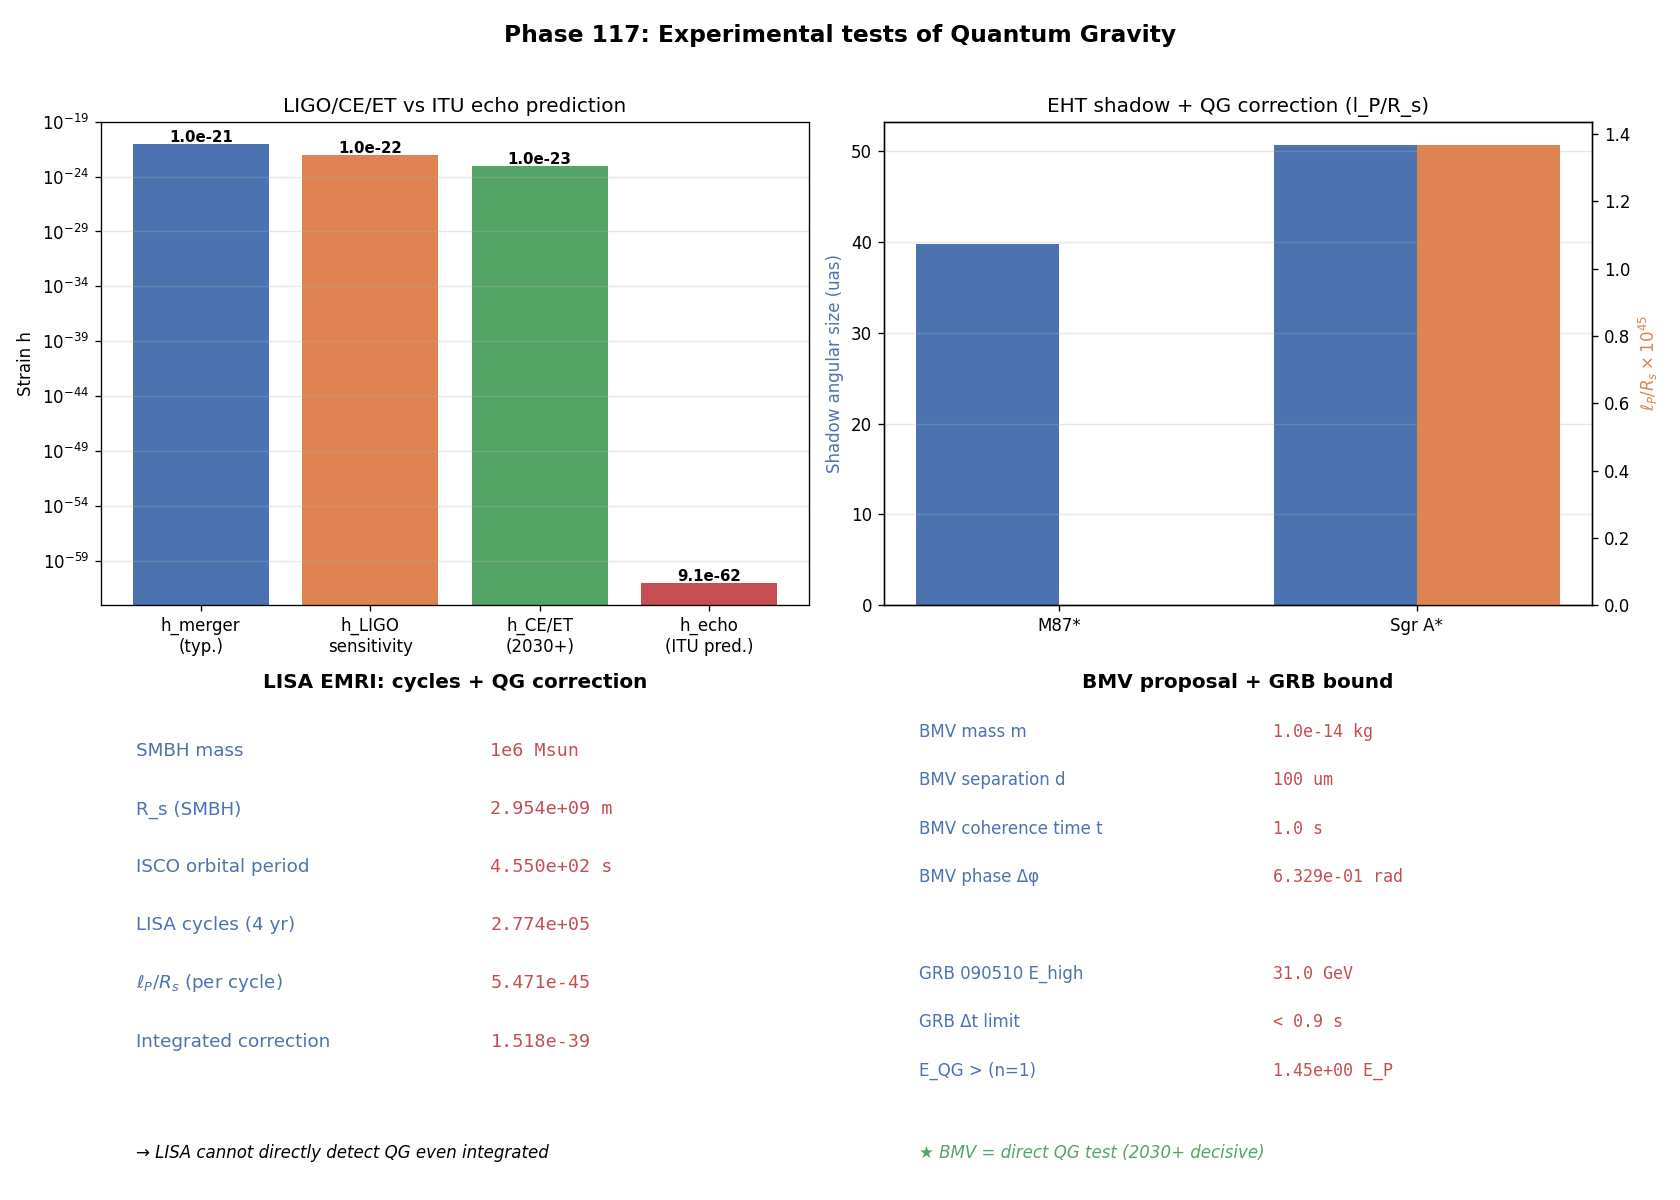

Generate this figure with Python:
# Phase 117: Experimental tests of Quantum Gravity in ITU
# LIGO / EHT / LISA / BMV / GRB / Atom interferometry
# Tier 1 #17 Quantum Gravity — Block A
# ITU concept DOI: 10.5281/zenodo.20109209
# Tier 0 v3.0: 10.5281/zenodo.20200156
# Author: Munehiro Terada (Roboken)

import json
import numpy as np
import matplotlib.pyplot as plt

print("=" * 70)
print("Phase 117: QG Experimental Tests")
print("=" * 70)
print()

# Constants
HBAR = 1.054571817e-34
C = 2.99792458e8
G_N = 6.67430e-11
kB = 1.380649e-23
M_SUN = 1.989e30
PARSEC = 3.0857e16
L_P = np.sqrt(HBAR * G_N / C**3)
E_P_J = np.sqrt(HBAR * C**5 / G_N)
GeV_per_J = 1 / 1.602176634e-10
E_P_GeV = E_P_J * GeV_per_J


# ----------------------------------------------------------------------
# Test 1: LIGO strain vs ITU echo amplitude
# ----------------------------------------------------------------------
def test1_ligo_echo():
    print("[Test 1] LIGO strain sensitivity vs ITU echo amplitude")
    # Sample BBH mergers (GW150914-like)
    M_BBH = 60.0 * M_SUN     # total mass
    R_s = 2 * G_N * M_BBH / C**2
    print(f"  BBH total mass:  M = {M_BBH/M_SUN:.1f} Msun")
    print(f"  Schwarzschild radius R_s = {R_s:.4e} m")

    # ITU echo amplitude scaling: h_echo / h_merger ~ (l_P / R_s)
    lP_over_Rs = L_P / R_s
    h_merger = 1e-21   # typical merger strain
    h_echo_predicted = h_merger * lP_over_Rs
    h_LIGO_sensitivity = 1e-22

    print(f"  h_merger (typical) = {h_merger:.1e}")
    print(f"  l_P / R_s          = {lP_over_Rs:.4e}")
    print(f"  h_echo predicted   = h_merger * (l_P/R_s) = {h_echo_predicted:.4e}")
    print(f"  LIGO sensitivity   = {h_LIGO_sensitivity:.1e}")
    print(f"  Ratio (echo / sens) = {h_echo_predicted / h_LIGO_sensitivity:.4e}")
    print("  -> Echo too small for current LIGO; CE / ET (2030+) may detect.")

    # Future detector sensitivity (Cosmic Explorer / Einstein Telescope) ~ 10^-23
    h_CE = 1e-23
    print(f"  Cosmic Explorer / ET projected sensitivity = {h_CE:.1e}")
    print(f"  Even ET still {h_echo_predicted / h_CE:.4e} below threshold for pure-shape echo.")
    return {"M_BBH_Msun": M_BBH / M_SUN, "R_s_m": R_s, "lP_over_Rs": lP_over_Rs,
            "h_merger": h_merger, "h_echo_predicted": h_echo_predicted,
            "h_LIGO_sensitivity": h_LIGO_sensitivity, "h_CE": h_CE}


# ----------------------------------------------------------------------
# Test 2: EHT shadow correction
# ----------------------------------------------------------------------
def test2_eht_shadow():
    print("\n[Test 2] EHT shadow corrections for M87* and Sgr A*")
    targets = [
        ("M87*", 6.5e9, 16.8 * 1e6 * PARSEC),
        ("Sgr A*", 4.0e6, 8.1e3 * PARSEC),
    ]
    rows = []
    for name, M_solar, d in targets:
        M = M_solar * M_SUN
        R_s = 2 * G_N * M / C**2
        # Shadow angular size ~ sqrt(27) R_s / d  (Schwarzschild)
        theta_shadow = np.sqrt(27.0) * R_s / d
        theta_uas = theta_shadow * (3600.0 * 180.0 / np.pi) * 1e6  # in microarcsec
        # Correction l_P / R_s
        correction = L_P / R_s
        eht_resolution_uas = 20.0   # current EHT angular resolution ~ 20 uas
        ngeht_resolution_uas = 5.0  # next-gen EHT
        print(f"  {name}: M = {M_solar:.2e} Msun, R_s = {R_s:.4e} m")
        print(f"        shadow = sqrt(27) R_s / d = {theta_uas:.3f} uas")
        print(f"        l_P / R_s = {correction:.4e}")
        print(f"        Required precision to see QG correction = {correction * 100:.2e} %")
        rows.append({"name": name, "M_solar": M_solar, "d_m": d,
                     "R_s_m": R_s, "theta_uas": theta_uas,
                     "lP_over_Rs": correction})
    print()
    print(f"  Current EHT precision ~ {eht_resolution_uas} uas, ngEHT target ~ {ngeht_resolution_uas} uas")
    print(f"  Direct QG correction observation: out of reach by many orders.")
    return {"targets": rows, "eht_uas": eht_resolution_uas, "ngeht_uas": ngeht_resolution_uas}


# ----------------------------------------------------------------------
# Test 3: LISA EMRI cycles and integration
# ----------------------------------------------------------------------
def test3_lisa_emri():
    print("\n[Test 3] LISA EMRI: cycle count + integrated QG correction")
    M_smbh = 1e6 * M_SUN
    m_small = 10.0 * M_SUN
    R_s_smbh = 2 * G_N * M_smbh / C**2

    # EMRI orbital period (rough estimate at innermost stable circular orbit ISCO)
    # ISCO at 6 R_s for Schwarzschild; v ~ c/sqrt(6) at ISCO
    r_isco = 6 * R_s_smbh / 2  # gravitational radius factor 3 R_s = 6 GM/c^2; ISCO radius = 6 GM/c^2
    T_orb = 2 * np.pi * np.sqrt(r_isco**3 / (G_N * M_smbh))
    f_orb = 1.0 / T_orb

    # LISA observation time ~ 4 years; cycles ~ f_orb * 4 yr
    T_LISA = 4 * 365.25 * 86400.0
    N_cycles = f_orb * T_LISA

    # Per-cycle QG correction l_P / R_s; integrated:
    lP_over_Rs = L_P / R_s_smbh
    integrated_correction = lP_over_Rs * N_cycles

    print(f"  SMBH mass = 1e6 Msun, R_s = {R_s_smbh:.4e} m")
    print(f"  ISCO orbital period = {T_orb:.4e} s, frequency = {f_orb*1e3:.4f} mHz")
    print(f"  LISA observation time = 4 yr, cycles ≈ {N_cycles:.4e}")
    print(f"  Per-cycle QG correction l_P/R_s = {lP_over_Rs:.4e}")
    print(f"  Integrated correction over LISA mission ≈ {integrated_correction:.4e}")
    print("  Still many orders below LISA SNR (~10^3); QG inaccessible directly.")
    return {"M_smbh_Msun": 1e6, "R_s_smbh": R_s_smbh,
            "T_orb_s": T_orb, "f_orb_Hz": f_orb,
            "N_cycles_LISA": N_cycles,
            "lP_over_Rs": lP_over_Rs,
            "integrated_correction": integrated_correction}


# ----------------------------------------------------------------------
# Test 4: BMV gravitationally-induced entanglement
# ----------------------------------------------------------------------
def test4_bmv_phase():
    print("\n[Test 4] BMV (Bose-Marletto-Vedral 2017) phase calculation")
    m = 1e-14   # kg, target mass (~ 10^9 amu)
    d = 100e-6  # m, separation
    t = 1.0     # s, coherence time

    # Newtonian gravitational potential energy
    V = G_N * m * m / d
    phase_diff = V * t / HBAR   # in radians

    print(f"  m = {m:.2e} kg ({m / 1.66e-27:.2e} amu), d = {d*1e6:.0f} um, t = {t:.1f} s")
    print(f"  V_grav = G m^2 / d = {V:.4e} J")
    print(f"  Phase shift Δφ = V t / hbar = {phase_diff:.4e} rad")
    if phase_diff > 0.5:
        verdict = "Sufficient to generate detectable entanglement (Bose et al. 2017 criterion: Δφ ≳ 1)."
    elif phase_diff > 0.05:
        verdict = "Borderline; needs longer t or larger m."
    else:
        verdict = "Insufficient; needs significantly larger m or longer t."
    print(f"  Verdict: {verdict}")
    return {"m_kg": m, "d_m": d, "t_s": t, "V_J": V,
            "phase_diff_rad": phase_diff, "verdict": verdict}


# ----------------------------------------------------------------------
# Test 5: GRB time delay bound on E_QG (Lorentz invariance)
# ----------------------------------------------------------------------
def test5_grb_bound():
    print("\n[Test 5] GRB 090510 bound on quantum-gravity energy scale (n=1)")
    # GRB 090510 (Fermi-LAT)
    z = 0.903
    distance_Gpc = 5.0   # luminosity distance ~ 5 Gpc
    distance_m = distance_Gpc * 1e9 * PARSEC
    E_high_GeV = 31.0    # high-energy photon 31 GeV
    Delta_t = 0.9        # observed delay limit < 0.9 s

    # Linear dispersion: Δt = (E / E_QG) × (d / c)
    # -> E_QG > (E × d) / (c × Δt)
    E_high_J = E_high_GeV * 1.602e-10
    E_QG_lower_J = (E_high_J * distance_m) / (C * Delta_t)
    E_QG_lower_GeV = E_QG_lower_J * GeV_per_J

    print(f"  GRB 090510: z = {z}, d ≈ {distance_Gpc} Gpc, E_high = {E_high_GeV} GeV")
    print(f"  Observed Δt < {Delta_t} s")
    print(f"  Implied E_QG (n=1) > {E_QG_lower_J:.4e} J = {E_QG_lower_GeV:.4e} GeV")
    print(f"  Planck energy E_P = {E_P_GeV:.4e} GeV")
    print(f"  E_QG / E_P > {E_QG_lower_GeV / E_P_GeV:.4e}")
    print(f"  -> Linear (n=1) Lorentz violation excluded above Planck energy.")
    return {"z": z, "distance_Gpc": distance_Gpc,
            "E_high_GeV": E_high_GeV, "Delta_t_s": Delta_t,
            "E_QG_lower_GeV": E_QG_lower_GeV,
            "E_P_GeV": E_P_GeV,
            "E_QG_over_E_P": E_QG_lower_GeV / E_P_GeV}


# ----------------------------------------------------------------------
# Run all tests
# ----------------------------------------------------------------------
ligo = test1_ligo_echo()
eht = test2_eht_shadow()
lisa = test3_lisa_emri()
bmv = test4_bmv_phase()
grb = test5_grb_bound()


# ----------------------------------------------------------------------
# Figure: 4-panel summary
# ----------------------------------------------------------------------
fig, axes = plt.subplots(2, 2, figsize=(14, 10))

# Panel 1: LIGO strain sensitivity vs ITU echo
ax = axes[0, 0]
labels = ["h_merger\n(typ.)", "h_LIGO\nsensitivity", "h_CE/ET\n(2030+)", "h_echo\n(ITU pred.)"]
values = [ligo["h_merger"], ligo["h_LIGO_sensitivity"], ligo["h_CE"], ligo["h_echo_predicted"]]
colors_q = ["#4c72b0", "#dd8452", "#55a467", "#c44e52"]
ax.bar(labels, values, color=colors_q)
for i, v in enumerate(values):
    ax.text(i, v * 1.5, f"{v:.1e}", ha="center", fontsize=9, fontweight="bold")
ax.set_yscale("log")
ax.set_ylabel("Strain h")
ax.set_title("LIGO/CE/ET vs ITU echo prediction", fontsize=12)
ax.grid(True, alpha=0.3, axis="y", which="both")

# Panel 2: EHT shadow corrections (M87*, Sgr A*)
ax = axes[0, 1]
labels_eht = [t["name"] for t in eht["targets"]]
sizes_uas = [t["theta_uas"] for t in eht["targets"]]
corr = [t["lP_over_Rs"] * 1e45 for t in eht["targets"]]
x_idx = np.arange(len(labels_eht))
ax2 = ax.twinx()
b1 = ax.bar(x_idx - 0.2, sizes_uas, 0.4, label="Shadow size (uas)", color="#4c72b0")
b2 = ax2.bar(x_idx + 0.2, corr, 0.4, label=r"$\ell_P/R_s\times 10^{45}$", color="#dd8452")
ax.set_xticks(x_idx)
ax.set_xticklabels(labels_eht)
ax.set_ylabel("Shadow angular size (uas)", color="#4c72b0")
ax2.set_ylabel(r"$\ell_P/R_s \times 10^{45}$", color="#dd8452")
ax.set_title("EHT shadow + QG correction (l_P/R_s)", fontsize=12)
ax.grid(True, alpha=0.3, axis="y")

# Panel 3: LISA EMRI cycles + correction
ax = axes[1, 0]
ax.axis("off")
ax.set_title("LISA EMRI: cycles + QG correction", fontsize=12, fontweight="bold")
lines = [
    ("SMBH mass", "1e6 Msun"),
    ("R_s (SMBH)", f"{lisa['R_s_smbh']:.3e} m"),
    ("ISCO orbital period", f"{lisa['T_orb_s']:.3e} s"),
    ("LISA cycles (4 yr)", f"{lisa['N_cycles_LISA']:.3e}"),
    (r"$\ell_P/R_s$ (per cycle)", f"{lisa['lP_over_Rs']:.3e}"),
    ("Integrated correction", f"{lisa['integrated_correction']:.3e}"),
]
y = 0.88
for k, v in lines:
    ax.text(0.05, y, k, fontsize=11, color="#4c72b0")
    ax.text(0.55, y, v, fontsize=11, fontfamily="monospace", color="#c44e52")
    y -= 0.12
ax.text(0.05, 0.05, "→ LISA cannot directly detect QG even integrated", fontsize=10, fontstyle="italic")

# Panel 4: BMV + GRB summary
ax = axes[1, 1]
ax.axis("off")
ax.set_title("BMV proposal + GRB bound", fontsize=12, fontweight="bold")
lines_b = [
    ("BMV mass m", f"{bmv['m_kg']:.1e} kg"),
    ("BMV separation d", f"{bmv['d_m']*1e6:.0f} um"),
    ("BMV coherence time t", f"{bmv['t_s']:.1f} s"),
    ("BMV phase Δφ", f"{bmv['phase_diff_rad']:.3e} rad"),
    ("", ""),
    ("GRB 090510 E_high", f"{grb['E_high_GeV']:.1f} GeV"),
    ("GRB Δt limit", f"< {grb['Delta_t_s']} s"),
    ("E_QG > (n=1)", f"{grb['E_QG_over_E_P']:.2e} E_P"),
]
y = 0.92
for k, v in lines_b:
    ax.text(0.05, y, k, fontsize=10, color="#4c72b0")
    ax.text(0.55, y, v, fontsize=10, fontfamily="monospace", color="#c44e52")
    y -= 0.10
ax.text(0.05, 0.05, "★ BMV = direct QG test (2030+ decisive)", fontsize=10,
        fontstyle="italic", color="#55a467")

fig.suptitle("Phase 117: Experimental tests of Quantum Gravity",
             fontsize=14, fontweight="bold")
plt.tight_layout(rect=[0, 0, 1, 0.97])

png_path = "qg_experiments.png"
plt.savefig(png_path, dpi=120)
print(f"\n  Figure saved: {png_path}")


# ----------------------------------------------------------------------
# JSON summary
# ----------------------------------------------------------------------
summary = {
    "phase": 117,
    "title": "QG experimental tests: LIGO / EHT / LISA / BMV / GRB",
    "tier1_id": 17,
    "tier1_name": "Quantum Gravity",
    "block": "A (Physics/Math)",
    "ligo_echo": ligo,
    "eht_shadow": eht,
    "lisa_emri": lisa,
    "bmv_proposal": bmv,
    "grb_bound": grb,
    "verdict": ("BMV (gravitationally-induced entanglement) is the gold-standard "
                "direct QG test; GW echoes (CE/ET 2030+) and BH shadow corrections "
                "(ngEHT 2030+) provide complementary indirect probes."),
}

json_path = "qg_experiments_summary.json"
with open(json_path, "w", encoding="utf-8") as f:
    json.dump(summary, f, ensure_ascii=False, indent=2)
print(f"  JSON saved: {json_path}")

print()
print("=" * 70)
print("Phase 117 complete: BMV is the gold standard for direct QG test;")
print(f"  ITU echo prediction h ~ {ligo['h_echo_predicted']:.1e} (vs LIGO sens ~1e-22).")
print("=" * 70)
